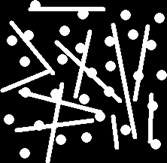
#> input picture HW/HW2/HW2/data/circles_lines.jpg, 167 x 163 px
$ python HW2.2.py
#> lines starting #> are read from the running program, lines starting #| are printed output that depends on the picture; after the words box and inside, x2 and y2 are one past the last pixel; in counts of white or black regions, pixels touching at a corner belong together
#!/usr/bin/env python
# coding: utf-8

# # Problem 2

# In[1]:


import numpy as np
import matplotlib.pyplot as plt
import cv2
from skimage.morphology import opening, closing, dilation, erosion
from skimage.morphology import disk, rectangle
import pandas
from scipy.ndimage import label
from mpl_toolkits.axes_grid1 import make_axes_locatable


# ### Part(i)

# In[2]:


img = cv2.imread("data/circles_lines.jpg", 0)
#> img is the input picture: shape (163, 167); min 0, max 255, mean 57
img[img <= 128] = 0
img[img > 128] = 1
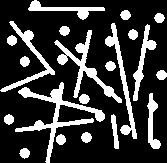
#> img: shape (163, 167); values 0 (black) and 1 (white), 22.1% white; 21 white regions, largest, box (x1, y1, x2, y2) and area: (15, 82, 105, 163) 1275, (54, 30, 122, 103) 929, (105, 23, 137, 139) 692


# In[3]:


img_new = opening(img, disk(4))
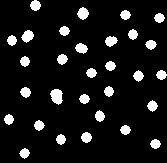
#> img_new: shape (163, 167); values 0 (black) and 1 (white), 9.4% white; 30 white regions, largest, box (x1, y1, x2, y2) and area: (50, 89, 63, 105) 148, (21, 30, 34, 43) 109, (77, 7, 89, 20) 106
labeled_array, num_features = label(img_new)
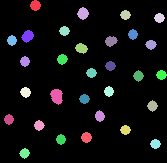
#> labeled_array: shape (163, 167) int32; 31 distinct labels, from 0 to 30; one colour per label, 0 black
#> num_features = 30
print(num_features)
#| 30


# In[4]:


f1 = plt.figure(figsize=(12,12))
f1_ax1 = f1.add_subplot(221)
f1_ax2 = f1.add_subplot(222)
f1_ax3 = f1.add_subplot(223)
f1_ax1.imshow(img, cmap='gray')
f1_ax1.title.set_text("original image")
f1_ax2.imshow(img_new, cmap='gray')
f1_ax2.title.set_text("image after opening")
img3 = f1_ax3.imshow(labeled_array, cmap='nipy_spectral')
f1_ax3.title.set_text("image after connected component labeling")
divider = make_axes_locatable(f1_ax3)
cax = divider.append_axes('right', size='5%', pad=0.05)
plt.colorbar(img3, cax, orientation='vertical')
plt.savefig("p2_circles_lines.jpg")
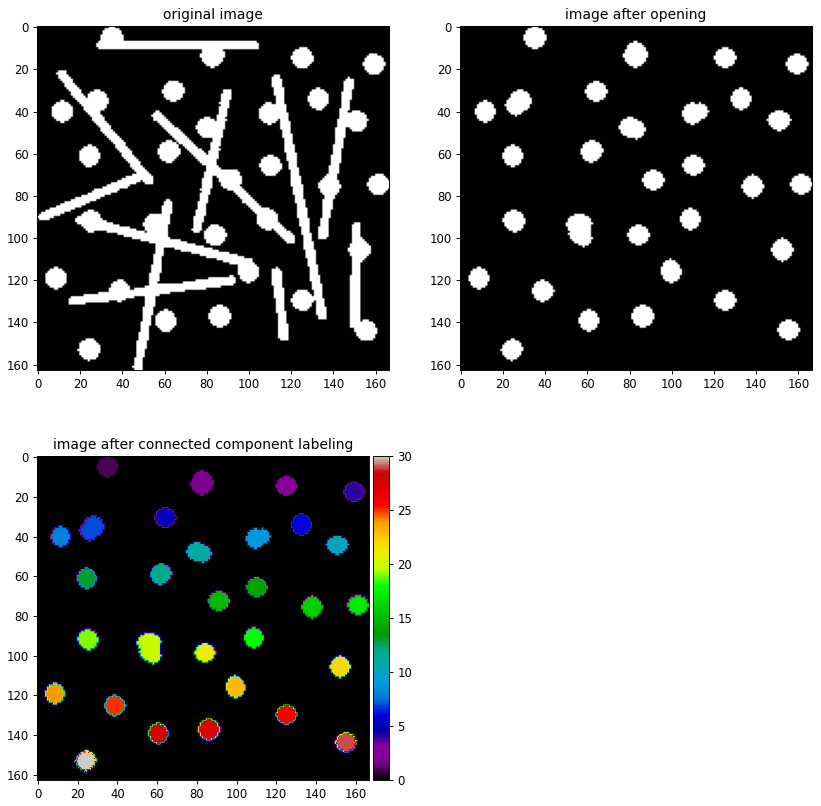
#> figure drawn by matplotlib, 4 panels
plt.show()

data = []
for i in range(num_features):
    position = np.where(labeled_array == i + 1)
    area = len(position[0])
    x_cen = round(sum(position[0]) / area, 2)
    y_cen = round(sum(position[1]) / area, 2)
    data.append([area, (round(x_cen,2), round(y_cen,2))])
#> this loop made 30 passes
#> (position, area, x_cen, y_cen) on passes 1 to 10: (89 positions, rows 0 to 10, columns 30 to 40, 89, 5, 35), (106 positions, rows 7 to 19, columns 77 to 88, 106, 13.04, 82.59), (78 positions, rows 10 to 19, columns 120 to 130, 78, 14.5, 125), (78 positions, rows 13 to 22, columns 154 to 164, 78, 17.5, 159), (78 positions, rows 26 to 35, columns 59 to 69, 78, 30.5, 64), (78 positions, rows 29 to 39, columns 128 to 137, 78, 34, 132.5), (109 positions, rows 30 to 42, columns 21 to 33, 109, 35.75, 27.25), (78 positions, rows 35 to 45, columns 7 to 16, 78, 40, 11.5), (97 positions, rows 36 to 46, columns 105 to 117, 97, 40.7, 110.6), (80 positions, rows 40 to 49, columns 145 to 156, 80, 44.22, 150.5)
#> after the loop, data = 30 items

title = ["area", "centroid"]
circle = list(np.arange(1, 31, 1))
print(pandas.DataFrame(data, circle, title))
#> (printed output is left out)


# i) The original image, the image after opening, the image after connected component labeling (plot with colorbar), and a table with the desired values for each component of part(i) is shown above.
#
# ii) The structure used for the opening operation is disk and the size of it is 4.
#
# iii) codes shown above

# ### Part(ii)

# In[5]:


img_l = cv2.imread("data/lines.jpg", 0)
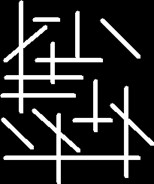
#> input picture HW/HW2/HW2/data/lines.jpg, 154 x 184 px
#> img_l is the input picture: shape (184, 154); min 0, max 255, mean 43.3
img_l[img_l <= 128] = 0
img_l[img_l > 128] = 1
#> img_l: shape (184, 154); values 0 (black) and 1 (white), 17.2% white; 6 white regions, box (x1, y1, x2, y2) and area: (0, 0, 103, 113) 2054, (3, 86, 154, 184) 1837, (72, 79, 113, 132) 398, (100, 18, 141, 59) 267, (1, 117, 34, 149) 190, (33, 17, 60, 22) 131


# In[6]:


img_nl = opening(img_l, rectangle(8,1))
#> img_nl: shape (184, 154); values 0 (black) and 1 (white), 6.6% white; 6 white regions, box (x1, y1, x2, y2) and area: (19, 0, 23, 113) 447, (124, 86, 128, 178) 365, (56, 113, 61, 184) 349, (93, 79, 98, 132) 260, (75, 11, 80, 62) 247, (50, 42, 55, 84) 206
labeled_array_l, num_features_l = label(img_nl)
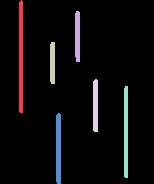
#> labeled_array_l: shape (184, 154) int32; 7 distinct labels, from 0 to 6; one colour per label, 0 black
#> num_features_l = 6
print(num_features_l)
#| 6


# In[7]:


f2 = plt.figure(figsize=(14,12))
f2_ax1 = f2.add_subplot(221)
f2_ax2 = f2.add_subplot(222)
f2_ax3 = f2.add_subplot(223)
f2_ax1.imshow(img_l, cmap='gray')
f2_ax1.title.set_text("original image")
f2_ax2.imshow(img_nl, cmap='gray')
f2_ax2.title.set_text("image after opening")
imgl_3 = f2_ax3.imshow(labeled_array_l, cmap='nipy_spectral')
f2_ax3.title.set_text("image after connected component labeling")
divider = make_axes_locatable(f2_ax3)
cax = divider.append_axes('right', size='5%', pad=0.05)
plt.colorbar(imgl_3, cax, orientation='vertical')
plt.savefig("p2_lines.jpg")
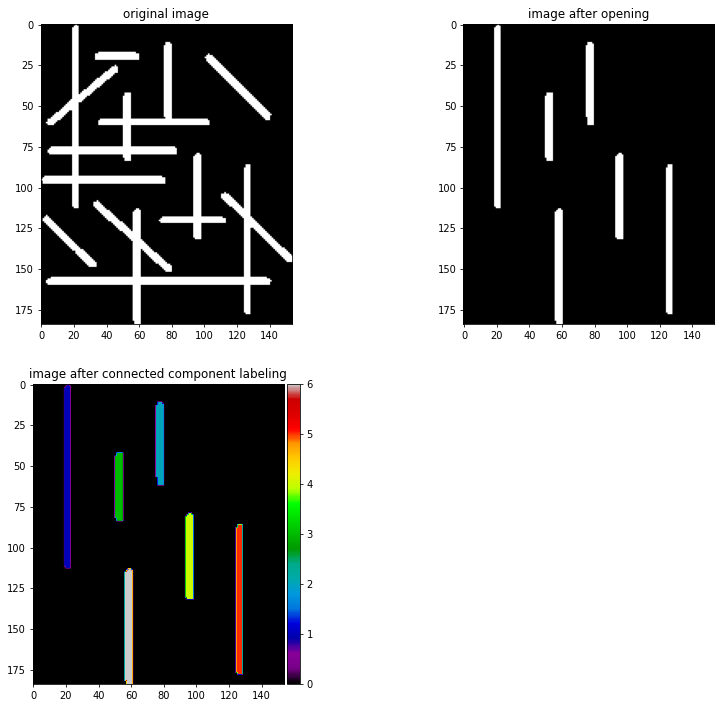
#> figure drawn by matplotlib, 4 panels
plt.show()

data_l = []
for i in range(num_features_l):
    position = np.where(labeled_array_l == i + 1)
    x_len = max(position[0]) - min(position[0])
    y_len = max(position[1]) - min(position[1])
    length = np.sqrt(x_len**2+y_len**2)
    x_cen = sum(position[0]) / len(position[0])
    y_cen = sum(position[1]) / len(position[0])
    data_l.append([round(length, 2), (round(x_cen,2), round(y_cen,2))])
#> this loop made 6 passes
#> (position, x_len, y_len, length, x_cen, y_cen) on passes 1 to 6: (447 positions, rows 0 to 112, columns 19 to 22, 112, 3, 112, 56.37, 20.51), (247 positions, rows 11 to 61, columns 75 to 79, 50, 4, 50.16, 35.83, 77.05), (206 positions, rows 42 to 83, columns 50 to 54, 41, 4, 41.19, 62.5, 52.04), (260 positions, rows 79 to 131, columns 93 to 97, 52, 4, 52.15, 105.3, 95.02), (365 positions, rows 86 to 177, columns 124 to 127, 91, 3, 91.05, 131.6, 125.5), (349 positions, rows 113 to 183, columns 56 to 60, 70, 4, 70.11, 148.2, 58.02)
#> after the loop, data_l = [[112, (56.37, 20.51)], [50.16, (35.83, 77.05)], [41.19, (62.5, 52.04)], [52.15, (105.3, 95.02)], [91.05, (131.6, 125.5)], [70.11, (148.2, 58.02)]]

title = ["length", "centroid"]
circle = list(np.arange(1, 7, 1))
print(pandas.DataFrame(data_l, circle, title))
#|    length          centroid
#| 1  112.04    (56.37, 20.51)
#| 2   50.16    (35.83, 77.05)
#| 3   41.19     (62.5, 52.04)
#| 4   52.15    (105.3, 95.02)
#| 5   91.05  (131.62, 125.51)
#| 6   70.11    (148.2, 58.02)


# i) The original image, the image after opening, the image after connected component labeling (plot with colorbar), and a table with the desired values for each component of part(ii) is shown above.
#
# ii) The structure used for the opening operation is rectangle and the size of it is width 1 with height 8.
#
# iii) codes shown above
